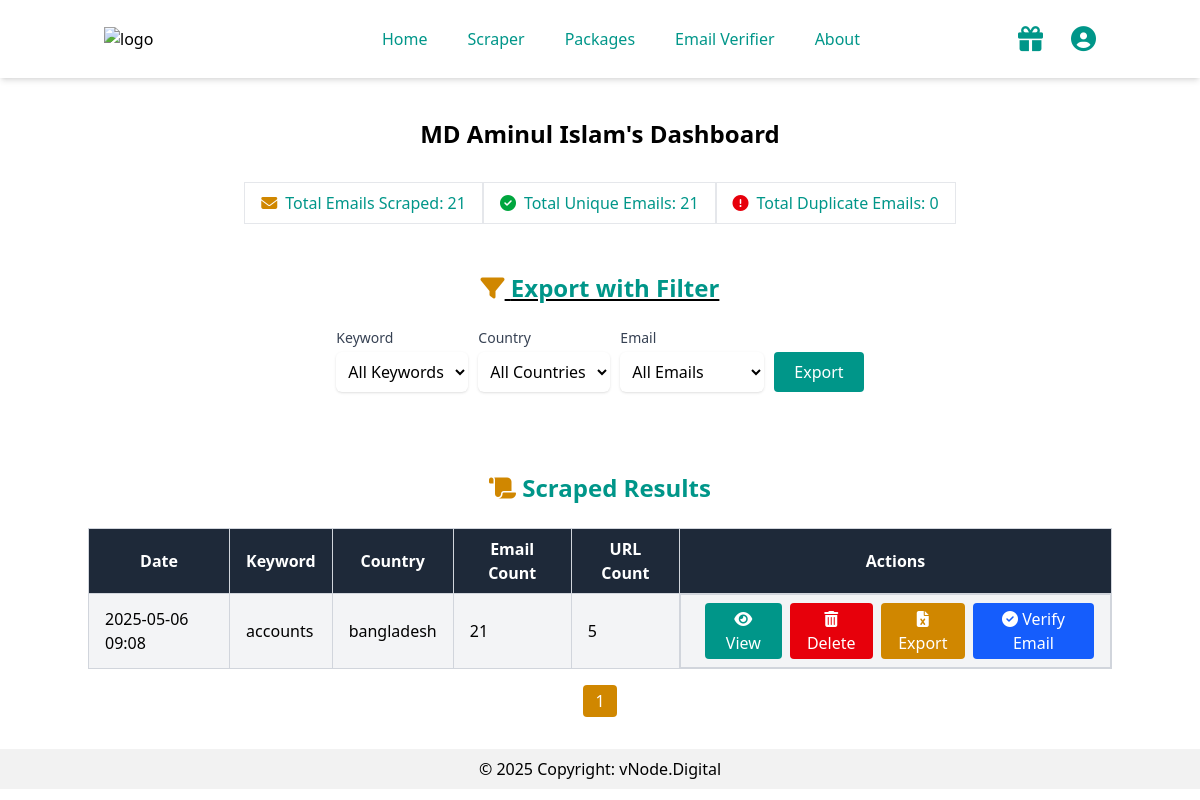
The app's page /account/dashboard/ (signed in) with its own data.
### scraper/models.py (models this page shows, shortened)
class ScrapedFromGoogle(models.Model):
    user = models.ForeignKey(User, on_delete=models.CASCADE, related_name="scraped_results")
    keyword = models.CharField(max_length=255)
    country = models.CharField(max_length=100, blank=True, null=True)
    query = models.CharField(max_length=255)
    urls = models.JSONField(blank=True, null=True)  # Stores list of URLs
    emails = models.JSONField(blank=True, null=True)  # Stores list of emails
    scraped_at = models.DateTimeField(auto_now_add=True)
    verified = models.BooleanField(default=False)

### accounts/views.py (the view)
# urls.py: path('dashboard/', views.dashboard, name='dashboard'),
@login_required
def dashboard(request):
    profile, created = UserProfile.objects.get_or_create(user=request.user)
    scraped_results = ScrapedFromGoogle.objects.filter(user=request.user).order_by('-scraped_at')
    today = date.today()
    remaining_days = None
    if profile.subscription_end:
        remaining_days = (profile.subscription_end - today).days
    total_scraped_emails = sum(len(result.emails) for result in scraped_results)
    all_emails = [email for result in scraped_results for email in result.emails]
    unique_emails = set(all_emails)
    duplicate_emails = len(all_emails) - len(unique_emails)
    unique_keywords = set(result.keyword for result in scraped_results if result.keyword)
    unique_countries = set(result.country for result in scraped_results if result.country)
    return render(request, 'accounts/dashboard.html', {
        'profile': profile,
        'scraped_results': scraped_results,
        'today': today,
        'remaining_days': remaining_days,
        'total_scraped_emails': total_scraped_emails,
        'unique_emails_count': len(unique_emails),
        'duplicate_emails_count': duplicate_emails,
        'unique_keywords': unique_keywords,
        'unique_countries': unique_countries,
    })

### accounts/context_processors.py (called while the page is built)
def today_context(request):
    return {
        'today': now().date()
    }

### templates/accounts/dashboard.html (shortened to what this page needs)
{% extends 'base.html' %}
{% load static %}
{% block body %}
<div class="container mx-auto mt-10 mb-8">
<div>
  <h2 class="mb-8 text-center text-2xl font-bold">
    {{ request.user.first_name }} {{request.user.last_name}}'s Dashboard
  </h2>
  <div class="flex flex-col items-center mb-8">
<div class="count-div inline-flex rounded-md shadow-xs text-center" role="group">
  <button type="button" class="inline-flex items-center px-4 py-2 text-md font-medium text-gray-900 bg-white border border-gray-200 rounded-s-lg">
    <i class="fas fa-envelope mr-2 text-yellow-600"></i><span class="text-teal-600">Total Emails Scraped: {{ total_scraped_emails }} </span>
  </button>
  <button type="button" class="inline-flex items-center px-4 py-2 text-md font-medium text-gray-900 bg-white border border-gray-200">
    <i class="fas fa-check-circle mr-2 text-green-600"></i><span class="text-teal-600">Total Unique Emails: {{ unique_emails_count }}</span>
  </button>
  <button type="button" class="inline-flex items-center px-4 py-2 text-md font-medium text-gray-900 bg-white border border-gray-200 rounded-r-lg">
    <i class="fas fa-exclamation-circle mr-2 text-red-600"></i><span class="text-teal-600">Total Duplicate Emails: {{ duplicate_emails_count }}</span>
  </button>
</div>
</div>
<div class="export-div border-gray-400 rounded-md inset-shadow-sm inset-shadow-teal-600 p-4 m-4 max-w-4xl text-align-center mx-auto">
<div>
    <h4 class="mb-6 text-2xl font-semibold text-center underline"><i class="fa-solid fa-filter text-yellow-600"></i> <span class="text-teal-600">Export with Filter</span></h4>
</div>
<div class="flex items-center justify-center mb-8" >
  <form method="POST" action="{% url 'accounts:export_filtered_data' %}" id="exportForm" class="mb-4">
    <div class="export-field grid grid-cols-1 md:grid-cols-4 gap-4" style="display: flex; gap: 10px;">
      <div class="export-form-field">
        <label for="keyword" class="block text-sm font-medium text-gray-700">Keyword</label>
        <select id="keyword" name="keyword" class="p-2 mt-1 block w-full border-gray-300 rounded-md shadow-sm focus:ring-teal-500 focus:border-teal-500">
          <option class="hover:bg-teal-800" value="">All Keywords</option>
      </select>
      </div>
      <div class="export-form-field">
        <label for="country" class="block text-sm font-medium text-gray-700">Country</label>
        <select id="country" name="country" class="p-2 mt-1 block w-full border-gray-300 rounded-md shadow-sm focus:ring-teal-500 focus:border-teal-500">
          <option value="">All Countries</option>
      </select>
      </div>
      <div class="export-form-field">
        <label for="email" class="block text-sm font-medium text-gray-700">Email</label>
        <select id="email" name="email" class="p-2 mt-1 block w-full border-teal-200 rounded-md shadow-sm focus:ring-teal-500 focus:border-teal-500">
          <option value="all">All Emails</option>
        </select>
      </div>
      <div class="" style="display: flex; flex-direction: column-reverse;">
        <button type="submit" class="bg-teal-600 text-white px-5 py-2 rounded hover:bg-teal-800" >
            Export
          </button>
        </div>
    </div>
  </form>
</div>
</div>
</div>
<h4 class="mb-6 text-2xl font-semibold text-center"><i class="fa-solid fa-scroll text-yellow-600"></i> <span class="text-teal-600">Scraped Results</span></h4>
  {% if scraped_results %}
    <div class="overflow-x-auto">
      <table class="table-auto w-full border-collapse border border-gray-300">
        <thead class="bg-gray-800 text-white">
          <tr>
            <th class="px-4 py-2 border border-gray-300">Date</th>
            <th class="px-4 py-2 border border-gray-300">Keyword</th>
            <th class="px-4 py-2 border border-gray-300">Country</th>
            <th class="px-4 py-2 border border-gray-300">Email Count</th>
            <th class="px-4 py-2 border border-gray-300">URL Count</th>
            <th class="px-4 py-2 border border-gray-300">Actions</th>
          </tr>
        </thead>
        <tbody>
            {% for result in scraped_results %}
            <tr class="odd:bg-gray-100 even:bg-white">
              <td class="px-4 py-2 border border-gray-300">{{ result.scraped_at|date:"Y-m-d H:i" }}</td>
              <td class="px-4 py-2 border border-gray-300">{{ result.keyword }}</td>
              <td class="px-4 py-2 border border-gray-300">{{ result.country }}</td>
              <td class="px-4 py-2 border border-gray-300">{{ result.emails|length }}</td>
              <td class="px-4 py-2 border border-gray-300">{{ result.urls|length }}</td>
              <td class="px-4 py-2 border border-gray-300 flex space-x-2">
                <button onclick="openModal('{{ result.id }}')" class="bg-teal-600 text-white px-3 py-1 mx-2 rounded hover:bg-teal-800">
                  <i class="fas fa-eye"></i> View
                </button>
                <form action="{% url 'scraper:delete_result' result.id %}" method="post" class="inline" onsubmit="return confirm('Are you sure you want to delete this entry?');">
                  <button type="submit" class="bg-red-600 text-white px-3 py-1 rounded hover:bg-red-800">
                    <i class="fas fa-trash-alt"></i> Delete
                  </button>
                </form>
                <button id="export-excel{{ result.id }}" class="bg-yellow-600 text-white px-3 py-1 rounded hover:bg-yellow-800">
                    <i class="fas fa-file-excel"></i> Export
                </button>
                <form method="post" action="{% url 'verifier:verifier' result.id %}">
                  <button  type="submit" class="bg-blue-600 text-white px-3 py-1 rounded hover:bg-blue-800">
                    {% if result.verified %}
                    <i class="fas fa-check-circle text-white-600"></i> Verify Email
                    {% else %}
                        <i class="fas fa-envelope text-blue-400"></i> Verify Email
                    {% endif %}
                  </button>
              </form>
              </td>
            </tr>
            {% endfor %}
        </tbody>
      </table>
    </div>
  {% else %}
    <p class="text-gray-500">No results found.</p>
  {% endif %}
</div>
{% endblock %}

### templates/base.html (shortened to what this page needs)
{% load static tailwind_tags %}
{% load django_browser_reload %}
<!DOCTYPE html>
<html lang="en">
<head>
    {% tailwind_css %}
</head>
<body>
    {% include 'navbar.html' %}
    <div >
        {% block body %} {% endblock %}
    </div>
        <footer>
            <div class="text-center p-2" style="background-color: rgba(0, 0, 0, 0.05);">
                © 2025 Copyright:
                <a class="text-reset fw-bold" href="https://vnode.digital/">vNode.Digital</a>
              </div>
        </footer>
<link rel="stylesheet" href="https://cdnjs.cloudflare.com/ajax/libs/font-awesome/6.5.0/css/all.min.css">
</body>
</html>

### templates/navbar.html (shortened to what this page needs)
{% load static %}
<nav class="bg-white shadow-md sticky top-0 z-50">
  <div class="container mx-auto px-4 py-3 flex items-center justify-between">
    <a href="{% url 'home' %}">
      <img src="https://vnode.digital/wp-content/uploads/2025/04/scraper-logo.png" alt="logo" class="w-28">
    </a>
    <div class="hidden sm:ml-6 sm:block">
      <div class="flex space-x-4">
        <a href="/"  class="rounded-md px-3 py-2 text-base font-medium text-teal-600 hover:bg-teal-800 hover:text-white">Home</a>
        <a href="{% url 'scraper:scraper'%}"  class="rounded-md px-3 py-2 text-base font-medium text-teal-600 hover:bg-teal-800 hover:text-white">Scraper</a>
        <a href="{% url 'package:package' %}"  class="rounded-md px-3 py-2 text-base font-medium text-teal-600 hover:bg-teal-800 hover:text-white">Packages</a>
        <a href="{% url 'verifier:verify_emails' %}"  class="rounded-md px-3 py-2 text-base font-medium text-teal-600 hover:bg-teal-800 hover:text-white">Email Verifier</a>
        <a href="#"  class="rounded-md px-3 py-2 text-base font-medium text-teal-600 hover:bg-teal-800 hover:text-white">About</a>
      </div>
    </div>
    <div class="relative flex gap-3">
      <form action="{% url 'accounts:claim_reward' %}" method="POST">
        <button type="submit" style="font-size: 25px; "
                class="{% if user.profile.last_reward_claim == today %}text-yellow-600 hover:text-yellow-800{% else %}text-teal-600 hover:text-teal-800{% endif %} py-2 px-4 rounded-md focus:outline-none focus:ring-2 focus:ring-offset-2"
                title="Daily Email Credits Rewards">
                <i class="fa fa-gift"></i>
        </button>
      </form>
      <button
        id="userDropdownButton"
        class="text-teal-600 text-5xl focus:outline-none"
        style="font-size: 25px; background-color: transparent;"
      >
        <i class="fa fa-user-circle text-teal-600 hover:text-teal-800"></i>
      </button>
    </div>
  </div>
</nav>

### templates/base.html (style rules this page uses)
button, a { cursor: pointer; }

### records on screen
ScrapedFromGoogle: scraped_at "2025-05-06 09:08", keyword "accounts", country "bangladesh", emails|length "21", urls|length "5", verified True (drawn)

### other values on screen
{{ request.user.first_name }} "MD Aminul"
{{ request.user.last_name }} "Islam"
{{ total_scraped_emails }} "21"
{{ unique_emails_count }} "21"
{{ duplicate_emails_count }} "0"
